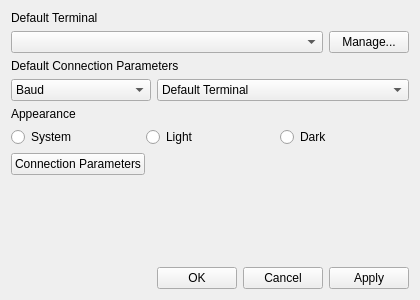
<?xml version="1.0" encoding="UTF-8"?>
<ui version="4.0">
 <class>Form</class>
 <widget class="QWidget" name="Form">
  <property name="geometry">
   <rect>
    <x>0</x>
    <y>0</y>
    <width>413</width>
    <height>300</height>
   </rect>
  </property>
  <property name="sizePolicy">
   <sizepolicy hsizetype="Fixed" vsizetype="Fixed">
    <horstretch>0</horstretch>
    <verstretch>0</verstretch>
   </sizepolicy>
  </property>
  <property name="windowTitle">
   <string>Settings</string>
  </property>
  <layout class="QGridLayout" name="gridLayout">
   <item row="10" column="5">
    <widget class="QPushButton" name="pushButton_apply">
     <property name="text">
      <string>Apply</string>
     </property>
    </widget>
   </item>
   <item row="8" column="1">
    <spacer name="verticalSpacer">
     <property name="orientation">
      <enum>Qt::Vertical</enum>
     </property>
     <property name="sizeHint" stdset="0">
      <size>
       <width>20</width>
       <height>40</height>
      </size>
     </property>
    </spacer>
   </item>
   <item row="3" column="0" colspan="6">
    <widget class="QLabel" name="label_sconnection_parameters">
     <property name="text">
      <string>Default Connection Parameters</string>
     </property>
    </widget>
   </item>
   <item row="0" column="0" colspan="6">
    <widget class="QLabel" name="label_default_terminal">
     <property name="text">
      <string>Default Terminal</string>
     </property>
    </widget>
   </item>
   <item row="2" column="0" colspan="5">
    <widget class="QComboBox" name="comboBox_terminal_alias"/>
   </item>
   <item row="10" column="1" colspan="2">
    <spacer name="horizontalSpacer_3">
     <property name="orientation">
      <enum>Qt::Horizontal</enum>
     </property>
     <property name="sizeHint" stdset="0">
      <size>
       <width>40</width>
       <height>20</height>
      </size>
     </property>
    </spacer>
   </item>
   <item row="6" column="0" colspan="6">
    <layout class="QHBoxLayout" name="horizontalLayout">
     <item>
      <widget class="QRadioButton" name="radioButton_system">
       <property name="text">
        <string>System</string>
       </property>
      </widget>
     </item>
     <item>
      <widget class="QRadioButton" name="radioButton_light">
       <property name="text">
        <string>Light</string>
       </property>
      </widget>
     </item>
     <item>
      <widget class="QRadioButton" name="radioButton_dark">
       <property name="text">
        <string>Dark</string>
       </property>
      </widget>
     </item>
    </layout>
   </item>
   <item row="10" column="4">
    <widget class="QPushButton" name="pushButton_cancel">
     <property name="text">
      <string>Cancel</string>
     </property>
    </widget>
   </item>
   <item row="4" column="0" colspan="3">
    <widget class="QComboBox" name="comboBox_baud_parameter">
     <item>
      <property name="text">
       <string>Baud</string>
      </property>
     </item>
    </widget>
   </item>
   <item row="4" column="3" colspan="3">
    <widget class="QComboBox" name="comboBox_terminal_parameter">
     <item>
      <property name="text">
       <string>Default Terminal</string>
      </property>
     </item>
    </widget>
   </item>
   <item row="10" column="3">
    <widget class="QPushButton" name="pushButton_ok">
     <property name="text">
      <string>OK</string>
     </property>
    </widget>
   </item>
   <item row="2" column="5">
    <widget class="QPushButton" name="pushButton_manage">
     <property name="text">
      <string>Manage...</string>
     </property>
    </widget>
   </item>
   <item row="10" column="0">
    <spacer name="horizontalSpacer">
     <property name="orientation">
      <enum>Qt::Horizontal</enum>
     </property>
     <property name="sizeHint" stdset="0">
      <size>
       <width>40</width>
       <height>20</height>
      </size>
     </property>
    </spacer>
   </item>
   <item row="5" column="0">
    <widget class="QLabel" name="label">
     <property name="text">
      <string>Appearance</string>
     </property>
    </widget>
   </item>
   <item row="7" column="0" colspan="2">
    <widget class="QPushButton" name="pushButton">
     <property name="text">
      <string>Connection Parameters</string>
     </property>
    </widget>
   </item>
  </layout>
 </widget>
 <resources/>
 <connections/>
</ui>
